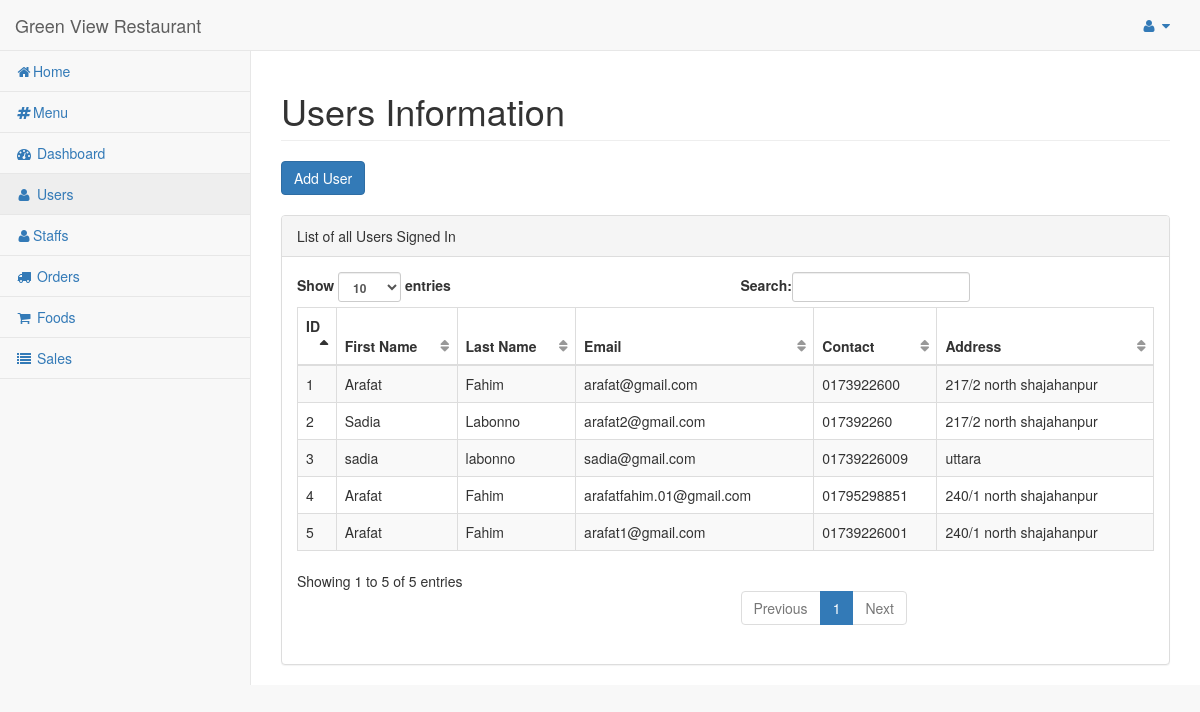
Before: /dashboard/admin/users/ (signed in) with the older database file.
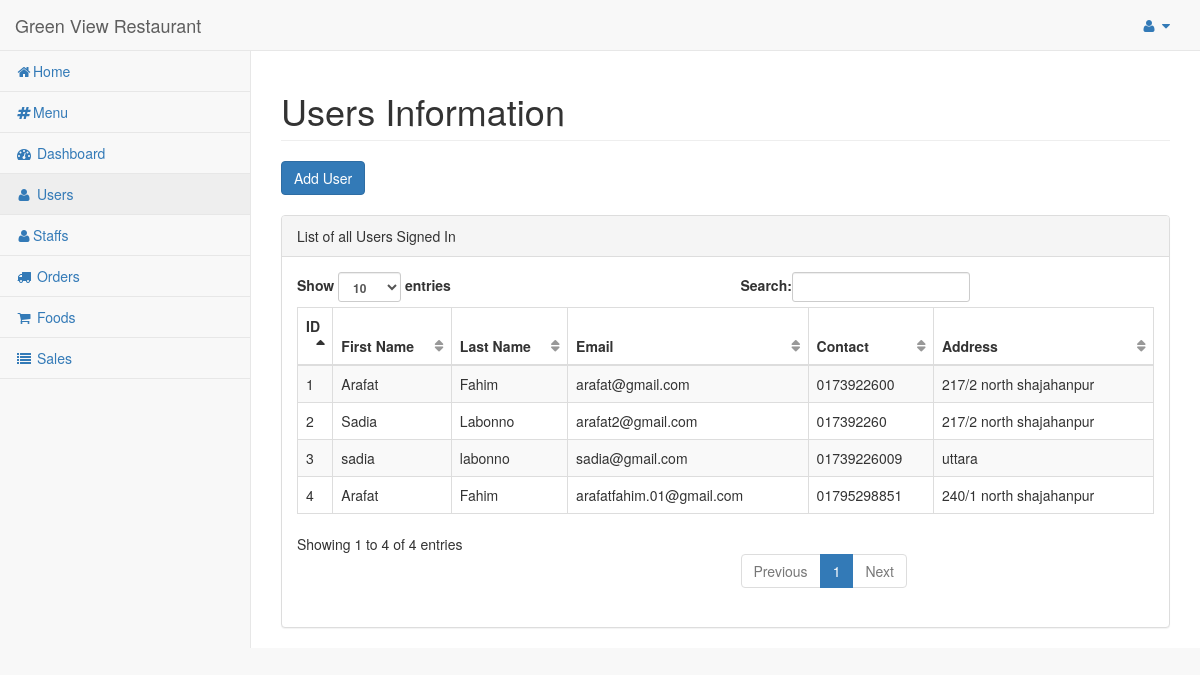
After: the same page with the newer database file.
### hotel/models.py (models this page shows, shortened)
class Customer(models.Model):
    pending = 'Pending'
    verified = 'Verified'
    STATUS = (
        (pending, pending),
        (verified, verified),
    )
    customer = models.ForeignKey(User, on_delete=models.CASCADE)
    address = models.TextField()
    referal_code = models.CharField(max_length=10)
    contact = models.CharField(max_length=10)
    orders = models.IntegerField(default=0)
    total_sale = models.IntegerField(default=0)
    status = models.CharField(max_length=50, choices=STATUS)

### hotel/views.py (the view)
# urls.py: url(r'^dashboard/admin/users/$', views.users_admin, name='users_admin'),
@login_required
@staff_member_required
def users_admin(request):
    customers = Customer.objects.filter()
    return render(request, 'admin_temp/users.html', {'users': customers})

### hotel/templates/admin_temp/users.html (shortened to what this page needs)
{% load static %}
{% include "includes/base.html" %}
{% block main %}
        <div id="page-wrapper">
            <div class="row">
                <div class="col-lg-12">
                    <h1 class="page-header">Users Information</h1>
                    <button type="button" class="btn btn-primary" data-toggle="modal" data-target="#myModal">
                        Add User
                    </button>
                </div>
            </div>
            <br/>
            <div class="row">
                <div class="col-lg-12">
                    <div class="panel panel-default">
                        <div class="panel-heading">
                            List of all Users Signed In
                        </div>
                        <div class="panel-body">
                            <table width="100%" class="table table-striped table-bordered table-hover" id="dataTables-example">
                                <thead>
                                    <tr>
                                        <th>ID</th>
                                        <th>First Name</th>
                                        <th>Last Name</th>
                                        <th>Email</th>
                                        <th>Contact</th>
                                        <th>Address</th>
                                    </tr>
                                </thead>
                                <tbody>
                                    {% for user in users %}
                                    <tr>
                                        <td>{{user.id}}</td>
                                        <td>{{user.customer.first_name}}</td>
                                        <td>{{user.customer.last_name}}</td>
                                        <td>{{user.customer.email}}</td>
                                        <td>{{user.contact}}</td>
                                        <td>{{user.address}}</td>
                                    </tr>
                                    {%  endfor %}
                                </tbody>
                            </table>
                        </div>
                    </div>
                </div>
            </div>
        </div>
{% endblock %}

Changed rows visible on the page:
removed Customer: id "5", customer.first_name "Arafat", customer.last_name "Fahim", customer.email "arafat1@gmail.com", contact "01739226001", address "240/1 north shajahanpur"
Other visible differences:
text written by a page script: "Show entries Search: Showing 1 to 5 of 5 entries Previous 1 Next" → "Show entries Search: Showing 1 to 4 of 4 entries Previous 1 Next"
